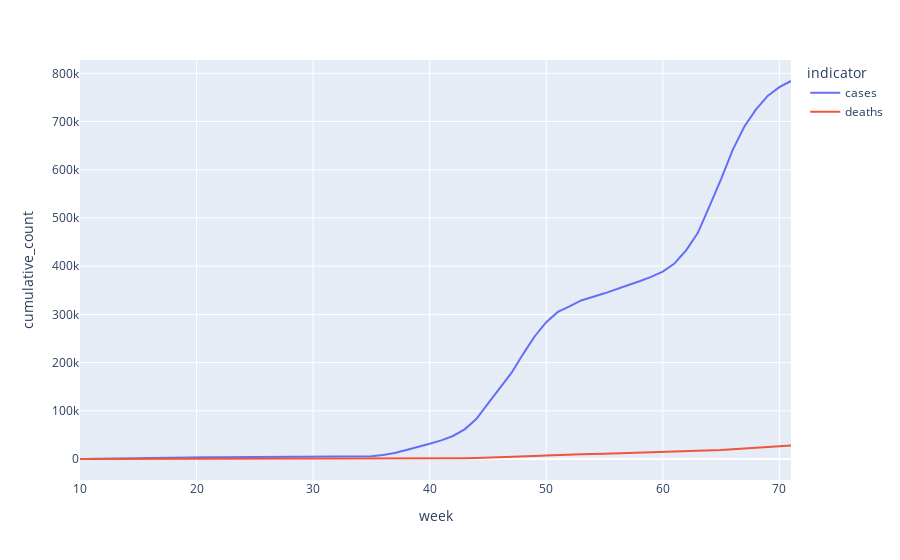

The notebook cell this image was saved under:
### Code cell
fig

### Figure 1 — Plotly figure (JSON) as saved in the notebook; plotly's stock layout.template omitted (floating-point values rounded to 4 significant figures)
{"data": [{"hovertemplate": "indicator=cases<br>week=%{x}<br>cumulative_count=%{y}<extra></extra>", "legendgroup": "cases", "line": {"color": "#636efa", "dash": "solid"}, "mode": "lines", "name": "cases", "orientation": "v", "showlegend": true, "type": "scatter", "x": [10, 11, 12, 13, 14, 15, 16, 17, 18, 19, 20, 21, 22, 23, 24, 25, 26, 27, 28, 29, 30, 31, 32, 33, 34, 35, 36, 37, 38, 39, 40, 41, 42, 43, 44, 45, 46, 47, 48, 49, 50, 51, 52, 53, 55, 56, 57, 58, 59, 60, 61, 62, 63, 64, 65, 66, 67, 68, 69, 70, 71], "xaxis": "x", "y": [8, 39, 167, 447, 744, 1458, 1984, 2583, 3035, 3284, 3535, 3756, 3876, 3970, 4076, 4102, 4142, 4183, 4234, 4333, 4448, 4535, 4696, 4916, 5155, 5961, 8387, 12309, 18866, 24716, 31480, 38577, 47768, 61563, 82780, 114778, 147456, 177952, 217122, 254148, 283870, 305130, 316669, 328851, 343656, 352703, 360418, 368710, 377655, 388799, 405646, 432925, 468713, 524196, 580642, 641124, 689853, 725241, 753188, 771454, 784111], "yaxis": "y"}, {"hovertemplate": "indicator=deaths<br>week=%{x}<br>cumulative_count=%{y}<extra></extra>", "legendgroup": "deaths", "line": {"color": "#EF553B", "dash": "solid"}, "mode": "lines", "name": "deaths", "orientation": "v", "showlegend": true, "type": "scatter", "x": [10, 11, 12, 13, 14, 15, 16, 17, 18, 19, 20, 21, 22, 23, 24, 25, 26, 27, 28, 29, 30, 31, 32, 33, 34, 35, 36, 37, 38, 39, 40, 41, 42, 43, 44, 45, 46, 47, 48, 49, 50, 51, 52, 53, 55, 56, 57, 58, 59, 60, 61, 62, 63, 64, 65, 66, 67, 68, 69, 70, 71], "xaxis": "x", "y": [0, 1, 7, 15, 38, 109, 199, 280, 351, 421, 462, 491, 526, 542, 563, 572, 581, 589, 595, 596, 596, 597, 602, 608, 613, 614, 624, 637, 686, 749, 833, 968, 1173, 1472, 1889, 2493, 3190, 3891, 4823, 5984, 7130, 8282, 9161, 9977, 10725, 11409, 12024, 12578, 13155, 13752, 14347, 15058, 15988, 17083, 18451, 20161, 21928, 23708, 25381, 26801, 27908], "yaxis": "y"}], "layout": {"legend": {"title": {"text": "indicator"}, "tracegroupgap": 0}, "margin": {"t": 60}, "xaxis": {"anchor": "y", "domain": [0, 1], "title": {"text": "week"}}, "yaxis": {"anchor": "x", "domain": [0, 1], "title": {"text": "cumulative_count"}}}}
